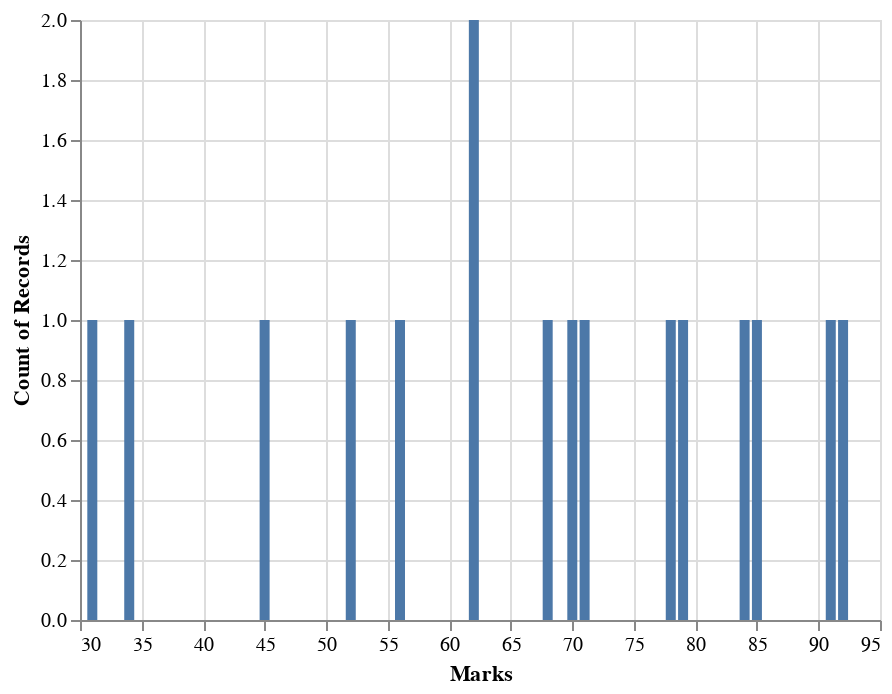

Here is the notebook cell this chart was saved with:
### Code cell
alt.Chart(df).mark_bar().encode(
    x = alt.X('Marks'),
    y = 'count()'
)

### Figure 1 — Vega-Lite specification as saved in the notebook (floating-point values rounded to 4 significant figures)
{"config": {"view": {"continuousWidth": 400, "continuousHeight": 300}}, "data": {"name": "data-6154a9fcd2108761b17286dcf96a59dc"}, "mark": "bar", "encoding": {"x": {"type": "quantitative", "field": "Marks"}, "y": {"type": "quantitative", "aggregate": "count"}}, "$schema": "https://vega.github.io/schema/vega-lite/v4.8.1.json", "datasets": {"data-6154a9fcd2108761b17286dcf96a59dc": [{"Marks": 70}, {"Marks": 79}, {"Marks": 91}, {"Marks": 85}, {"Marks": 34}, {"Marks": 62}, {"Marks": 56}, {"Marks": 84}, {"Marks": 92}, {"Marks": 78}, {"Marks": 45}, {"Marks": 68}, {"Marks": 71}, {"Marks": 52}, {"Marks": 31}, {"Marks": 62}]}}
